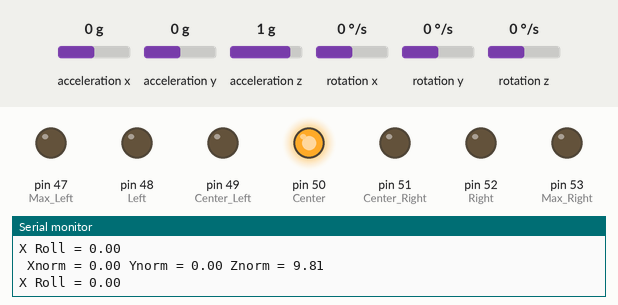
Simulated run of this sketch. Board: Arduino Mega 2560, built with avr-gcc and run on an emulated ATmega2560. Shown: output pins drawn as LEDs (lit = HIGH), the last lines printed to the serial monitor. The inputs (shaded band) are chosen by the test bench; at power-on: acceleration x 0 g, acceleration y 0 g, acceleration z 1 g, rotation x 0 °/s, rotation y 0 °/s, rotation z 0 °/s.

Above: at 1.2 s.
1.3 s: acceleration x set to -0.5 g
3.2 s: acceleration x set to -0.8 g
At 4.7 s:
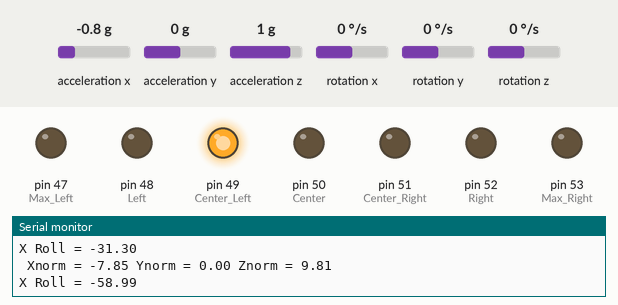
5.5 s: acceleration x set to -1.2 g
7.2 s: acceleration x set to -1.5 g
At 8.6 s:
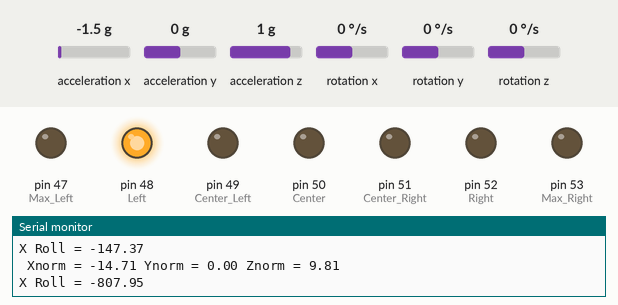
9.5 s: acceleration x set to 0.8 g
At 10.6 s:
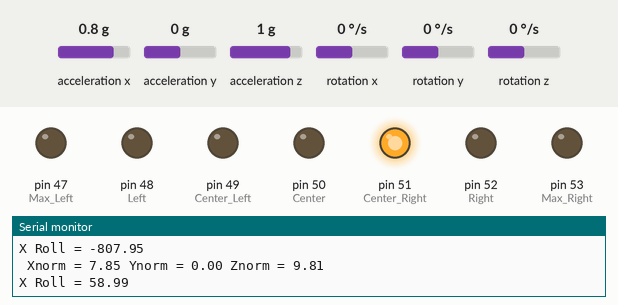
11.5 s: acceleration x set to 0.5 g
At 12.5 s:
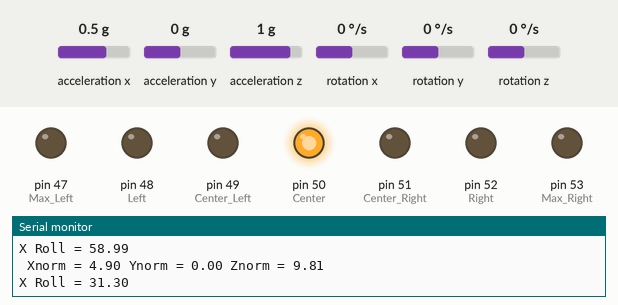
Timing chart, 0 to 14.5 s (numbered marks = the images above; inputs shaded):
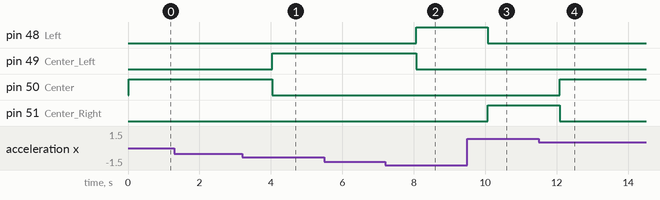

Measured:
- the behaviour switches between -0.6 and -0.7 g on acceleration x (found by bisection; images 0 and 1)
- the behaviour switches between -1.3 and -1.4 g on acceleration x (found by bisection; images 1 and 2)
- the behaviour switches between 0.7 and 0.6 g on acceleration x (found by bisection; images 3 and 4)
- after the input at 3.2 s, pin 49 (Center_Left): LOW → HIGH after 0.84 s; pin 50 (Center): HIGH → LOW after 0.84 s
- after the input at 7.2 s, pin 48 (Left): LOW → HIGH after 0.86 s; pin 49 (Center_Left): HIGH → LOW after 0.86 s
- after the input at 9.5 s, pin 48 (Left): HIGH → LOW after 0.58 s; pin 51 (Center_Right): LOW → HIGH after 0.58 s
- after the input at 11.5 s, pin 50 (Center): LOW → HIGH after 0.59 s; pin 51 (Center_Right): HIGH → LOW after 0.59 s

The sketch:

Lab8.ino
```cpp
/*
    MPU6050 Triple Axis Gyroscope & Accelerometer. Simple Accelerometer Example.
    Read more: http://www.jarzebski.pl/arduino/czujniki-i-sensory/3-osiowy-zyroskop-i-akcelerometr-mpu6050.html
    GIT: https://github.com/jarzebski/Arduino-MPU6050
    Web: http://www.jarzebski.pl
    (c) 2014 by Korneliusz Jarzebski
*/

#include <Wire.h>
#include <MPU6050.h>

MPU6050 mpu;

#define Max_Left      47
#define Left          48
#define Center_Left   49
#define Center        50
#define Center_Right  51
#define Right         52
#define Max_Right     53

void setup()
{
  Serial.begin(115200);

  Serial.println("Initialize MPU6050");

  while(!mpu.begin(MPU6050_SCALE_2000DPS, MPU6050_RANGE_2G))
  {
    Serial.println("Could not find a valid MPU6050 sensor, check wiring!");
    delay(500);
  }

  // If you want, you can set accelerometer offsets
  // mpu.setAccelOffsetX();
  // mpu.setAccelOffsetY();
  // mpu.setAccelOffsetZ();

  checkSettings();

  pinMode(Max_Left, OUTPUT);
  pinMode(Left, OUTPUT);
  pinMode(Center_Left, OUTPUT);
  pinMode(Center, OUTPUT);
  pinMode(Center_Right, OUTPUT);
  pinMode(Right, OUTPUT);
  pinMode(Max_Right, OUTPUT);

}

void checkSettings()
{
  Serial.println();

  Serial.print(" * Sleep Mode:            ");
  Serial.println(mpu.getSleepEnabled() ? "Enabled" : "Disabled");

  Serial.print(" * Clock Source:          ");
  switch(mpu.getClockSource())
  {
    case MPU6050_CLOCK_KEEP_RESET:     Serial.println("Stops the clock and keeps the timing generator in reset"); break;
    case MPU6050_CLOCK_EXTERNAL_19MHZ: Serial.println("PLL with external 19.2MHz reference"); break;
    case MPU6050_CLOCK_EXTERNAL_32KHZ: Serial.println("PLL with external 32.768kHz reference"); break;
    case MPU6050_CLOCK_PLL_ZGYRO:      Serial.println("PLL with Z axis gyroscope reference"); break;
    case MPU6050_CLOCK_PLL_YGYRO:      Serial.println("PLL with Y axis gyroscope reference"); break;
    case MPU6050_CLOCK_PLL_XGYRO:      Serial.println("PLL with X axis gyroscope reference"); break;
    case MPU6050_CLOCK_INTERNAL_8MHZ:  Serial.println("Internal 8MHz oscillator"); break;
  }

  Serial.print(" * Accelerometer:         ");
  switch(mpu.getRange())
  {
    case MPU6050_RANGE_16G:            Serial.println("+/- 16 g"); break;
    case MPU6050_RANGE_8G:             Serial.println("+/- 8 g"); break;
    case MPU6050_RANGE_4G:             Serial.println("+/- 4 g"); break;
    case MPU6050_RANGE_2G:             Serial.println("+/- 2 g"); break;
  }

  Serial.print(" * Accelerometer offsets: ");
  Serial.print(mpu.getAccelOffsetX());
  Serial.print(" / ");
  Serial.print(mpu.getAccelOffsetY());
  Serial.print(" / ");
  Serial.println(mpu.getAccelOffsetZ());

  Serial.println();
}

void loop()
{
  Vector rawAccel = mpu.readRawAccel();
  Vector normAccel = mpu.readNormalizeAccel();

  // Serial.print(" Xraw = ");
  // Serial.print(rawAccel.XAxis);
  // Serial.print(" Yraw = ");
  // Serial.print(rawAccel.YAxis);
  // Serial.print(" Zraw = ");
  // Serial.println(rawAccel.ZAxis);

  float xraw = rawAccel.XAxis;
  float yraw = rawAccel.YAxis;
  float zraw = rawAccel.ZAxis;

  float xnorm = normAccel.XAxis;
  float ynorm = normAccel.YAxis;
  float znorm = normAccel.ZAxis;

  float roll = tan(xnorm / znorm);
  float rollDeg = (roll / (2 * PI)) * 360;


  Serial.print(" Xnorm = ");
  Serial.print(xnorm);
  Serial.print(" Ynorm = ");
  Serial.print(ynorm);
  Serial.print(" Znorm = ");
  Serial.println(znorm);

  Serial.print("X Roll = ");
  Serial.println(rollDeg);

  if (xnorm <= -19.5) digitalWrite(Max_Left, HIGH);
  else digitalWrite(Max_Left, LOW);

  if (xnorm > -19.5 && xnorm <= -13) digitalWrite(Left, HIGH);
  else digitalWrite(Left, LOW);

  if (xnorm > -13 && xnorm <= -6.5) digitalWrite(Center_Left, HIGH);
  else digitalWrite(Center_Left, LOW);

  if (xnorm > -6.5 && xnorm < 6.5) digitalWrite(Center, HIGH);
  else digitalWrite(Center, LOW);

  if (xnorm >= 6.5 && xnorm < 13) digitalWrite(Center_Right, HIGH);
  else digitalWrite(Center_Right, LOW);

  if (xnorm >= 13 && xnorm < 19.5) digitalWrite(Right, HIGH);
  else digitalWrite(Right, LOW);

  if (xnorm >= 19.5) digitalWrite(Max_Right, HIGH);
  else digitalWrite(Max_Right, LOW);

  delay(1000);
}
```
